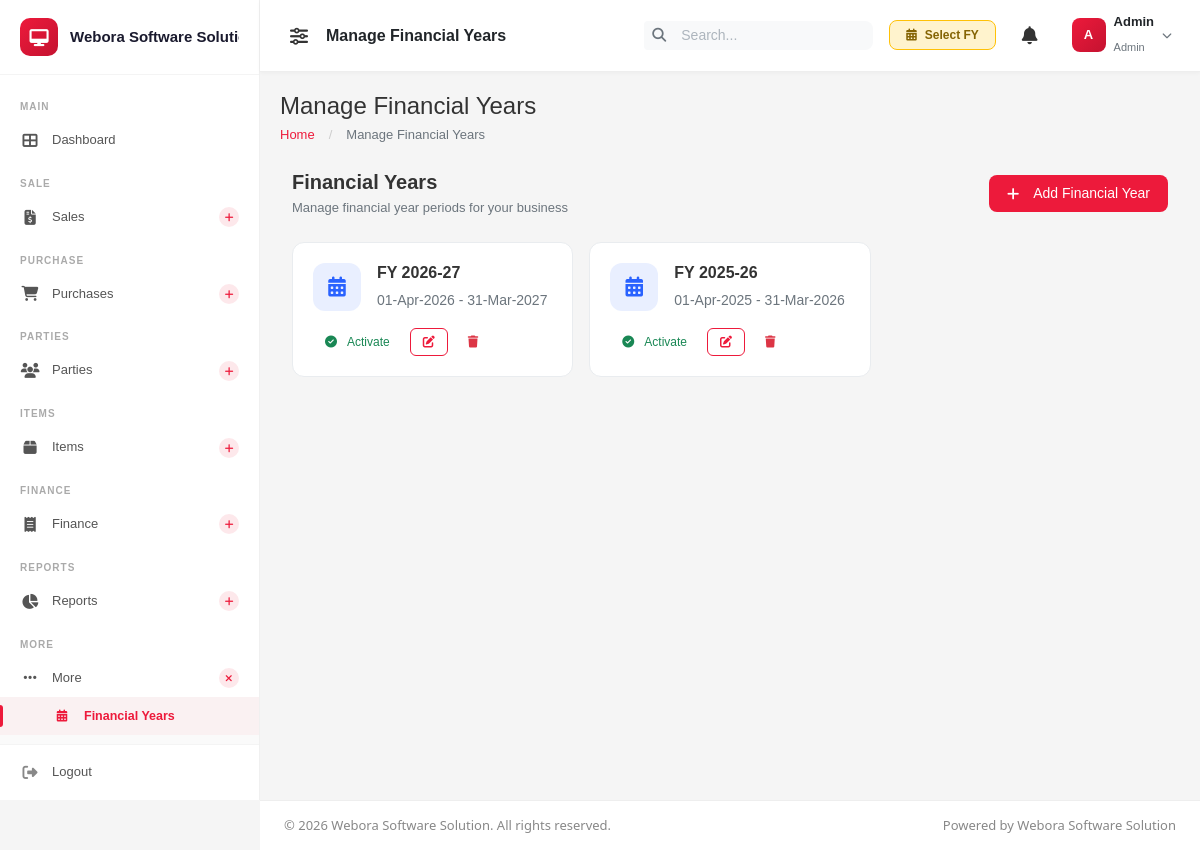
Screenshot of /financial_year_manage.php (signed in) with the database file from the repository.
### tables this page shows
CREATE TABLE `company` (
  `id` int unsigned NOT NULL AUTO_INCREMENT,
  `name` varchar(150) DEFAULT NULL,
  `email` varchar(100) DEFAULT NULL,
  `phone` varchar(20) DEFAULT NULL,
  `address` text,
  `city` varchar(100) DEFAULT NULL,
  `state` varchar(100) DEFAULT NULL,
  `pincode` varchar(10) DEFAULT NULL,
  `gstin` varchar(20) DEFAULT NULL,
  `pan` varchar(20) DEFAULT NULL,
  `logo` varchar(255) DEFAULT NULL,
  `signature` varchar(255) DEFAULT NULL,
  `bank_name` varchar(150) DEFAULT NULL,
  `bank_account` varchar(50) DEFAULT NULL,
  `bank_ifsc` varchar(20) DEFAULT NULL,
  `upi_id` varchar(100) DEFAULT NULL,
  `created_at` timestamp NOT NULL DEFAULT CURRENT_TIMESTAMP,
  PRIMARY KEY (`id`)
);

CREATE TABLE `financial_years` (
  `id` int unsigned NOT NULL AUTO_INCREMENT,
  `name` varchar(50) NOT NULL,
  `start_date` date NOT NULL,
  `end_date` date NOT NULL,
  `is_active` tinyint(1) NOT NULL DEFAULT '0',
  `created_at` timestamp NOT NULL DEFAULT CURRENT_TIMESTAMP,
  `updated_at` timestamp NOT NULL DEFAULT CURRENT_TIMESTAMP ON UPDATE CURRENT_TIMESTAMP,
  PRIMARY KEY (`id`),
  KEY `idx_financial_years_active` (`is_active`),
  KEY `idx_financial_years_dates` (`start_date`,`end_date`)
);

### functions.php (called while the page is built, shortened)
<?php
function h($data) {
    return htmlspecialchars((string)$data, ENT_QUOTES, 'UTF-8');
}
function query($sql, $params = []) {
    global $pdo;
    $stmt = $pdo->prepare($sql);
    $stmt->execute($params);
    return $stmt;
}
function fetch($sql, $params = []) {
    return query($sql, $params)->fetch(PDO::FETCH_ASSOC);
}
function fetchAll($sql, $params = []) {
    return query($sql, $params)->fetchAll(PDO::FETCH_ASSOC);
}
function dateFormatted($date) {
    return date('d-M-Y', strtotime($date));
}
function getCompany() {
    static $cache = null;
    if ($cache === null) {
        $cache = fetch("SELECT * FROM company LIMIT 1");
    }
    return $cache;
}
function isFinancialYearSelected() {
    return isset($_SESSION['fy_id']) && isset($_SESSION['fy_start']) && isset($_SESSION['fy_end']);
}
function getAllFinancialYears() {
    return fetchAll("SELECT * FROM financial_years ORDER BY start_date DESC");
}

### financial_year_manage.php (the view, shortened to what this page needs)
<?php
require_once 'db.php';
require_once 'functions.php';
$financialYears = getAllFinancialYears();
include 'header.php';
?>
<div class="d-flex justify-content-between align-items-center mb-4">
    <div>
        <h5 class="mb-1 fw-bold">Financial Years</h5>
        <p class="text-muted mb-0" style="font-size:13px;">Manage financial year periods for your business</p>
    </div>
    <button class="btn btn-primary" data-bs-toggle="modal" data-bs-target="#addModal">
        <i class="fas fa-plus me-2"></i>Add Financial Year
    </button>
</div>
<div class="row g-3">
    <?php if (empty($financialYears)): ?>
        <div class="col-12">
            <div class="card border-0 shadow-sm">
                <div class="card-body text-center py-5">
                    <i class="fas fa-calendar-times d-block mb-3" style="font-size:48px;color:#ddd;"></i>
                    <h5 class="text-muted">No Financial Years Found</h5>
                    <p class="text-muted mb-3" style="font-size:14px;">Create your first financial year to start tracking transactions.</p>
                    <button class="btn btn-primary" data-bs-toggle="modal" data-bs-target="#addModal">
                        <i class="fas fa-plus me-2"></i>Create Financial Year
                    </button>
                </div>
            </div>
        </div>
    <?php else: ?>
        <?php foreach ($financialYears as $fy): ?>
            <?php $isActive = $activeFY && ($activeFY['id'] == $fy['id']); ?>
            <div class="col-md-6 col-lg-4">
                <div class="fy-card-manage <?= $isActive ? 'is-active' : '' ?>">
                    <div class="d-flex align-items-start gap-3 mb-3">
                        <div class="fy-icon-lg" style="background:<?= $isActive ? 'rgba(40,167,69,0.1)' : 'rgba(41,98,255,0.1)' ?>;color:<?= $isActive ? '#28a745' : '#2962FF' ?>;">
                            <i class="fas fa-calendar-alt"></i>
                        </div>
                        <div class="flex-grow-1">
                            <h6 class="fw-bold mb-1"><?= h($fy['name']) ?></h6>
                            <small class="text-muted"><?= dateFormatted($fy['start_date']) ?> - <?= dateFormatted($fy['end_date']) ?></small>
                        </div>
                    </div>
                    <div class="d-flex gap-2">
                        <?php if (!$isActive): ?>
                            <form method="POST" class="d-inline">
                                <button type="submit" class="btn btn-sm btn-outline-success" title="Set as Active">
                                    <i class="fas fa-check-circle me-1"></i>Activate
                                </button>
                            </form>
                        <?php endif; ?>
                        <button class="btn btn-sm btn-outline-primary" title="Edit" onclick="editFY(<?= (int)$fy['id'] ?>, '<?= h($fy['name']) ?>', '<?= $fy['start_date'] ?>', '<?= $fy['end_date'] ?>')">
                            <i class="fas fa-edit"></i>
                        </button>
                        <?php if (!$isActive): ?>
                            <form method="POST" class="d-inline" onsubmit="return confirm('Are you sure you want to delete this financial year?');">
                                <button type="submit" class="btn btn-sm btn-outline-danger" title="Delete">
                                    <i class="fas fa-trash"></i>
                                </button>
                            </form>
                        <?php endif; ?>
                    </div>
                </div>
            </div>
        <?php endforeach; ?>
    <?php endif; ?>
</div>
<?php include 'footer.php'; ?>

### sidebar.php (shortened to what this page needs)
<?php
$current_page = basename($_SERVER['PHP_SELF']);
$company = getCompany();
$companyName = $company['name'] ?? 'Retail Ready';
?>
<div class="sidebar-wrap" id="sidebar">
    <div class="sidebar-brand">
        <div class="brand-icon"><i class="fas fa-desktop"></i></div>
        <div class="brand-text"><?php echo htmlspecialchars($companyName); ?></div>
    </div>
    <nav class="sidebar-nav">
        <div class="nav-section">Main</div>
        <div class="nav-item<?php echo $current_page === 'dashboard.php' ? ' active' : ''; ?>">
            <a href="dashboard.php"><i class="fas fa-th-large"></i><span>Dashboard</span></a>
        </div>
        <div class="nav-section">Sale</div>
        <div class="nav-item has-sub<?php echo in_array($current_page, ['sales.php','sale_add.php','payment_in.php','sale_return.php']) ? ' open' : ''; ?>">
            <button class="nav-toggle" onclick="toggleSub(this)">
                <i class="fas fa-file-invoice-dollar"></i><span>Sales</span><i class="fas fa-plus toggle-icon" style="font-size:10px;"></i>
            </button>
        </div>
        <div class="nav-section">Purchase</div>
        <div class="nav-item has-sub<?php echo in_array($current_page, ['purchases.php','purchase_add.php','payment_out.php','purchase_return.php']) ? ' open' : ''; ?>">
            <button class="nav-toggle" onclick="toggleSub(this)">
                <i class="fas fa-shopping-cart"></i><span>Purchases</span><i class="fas fa-plus toggle-icon" style="font-size:10px;"></i>
            </button>
        </div>
        <div class="nav-section">Parties</div>
        <div class="nav-item has-sub<?php echo in_array($current_page, ['parties.php','party_add.php']) ? ' open' : ''; ?>">
            <button class="nav-toggle" onclick="toggleSub(this)">
                <i class="fas fa-users"></i><span>Parties</span><i class="fas fa-plus toggle-icon" style="font-size:10px;"></i>
            </button>
        </div>
        <div class="nav-section">Items</div>
        <div class="nav-item has-sub<?php echo in_array($current_page, ['items.php','item_add.php','categories.php','units.php','unit_add.php','stock.php']) ? ' open' : ''; ?>">
            <button class="nav-toggle" onclick="toggleSub(this)">
                <i class="fas fa-box"></i><span>Items</span><i class="fas fa-plus toggle-icon" style="font-size:10px;"></i>
            </button>
        </div>
        <div class="nav-section">Finance</div>
        <div class="nav-item has-sub<?php echo in_array($current_page, ['expenses.php','cash_bank.php']) ? ' open' : ''; ?>">
            <button class="nav-toggle" onclick="toggleSub(this)">
                <i class="fas fa-receipt"></i><span>Finance</span><i class="fas fa-plus toggle-icon" style="font-size:10px;"></i>
            </button>
        </div>
        <div class="nav-section">Reports</div>
        <div class="nav-item has-sub<?php echo in_array($current_page, ['report_sales.php','report_purchase.php','report_profit_loss.php','report_party.php','report_stock.php','report_expense.php','report_daybook.php','report_gst.php']) ? ' open' : ''; ?>">
            <button class="nav-toggle" onclick="toggleSub(this)">
                <i class="fas fa-chart-pie"></i><span>Reports</span><i class="fas fa-plus toggle-icon" style="font-size:10px;"></i>
            </button>
        </div>
        <div class="nav-section">More</div>
        <div class="nav-item has-sub<?php echo in_array($current_page, ['estimates.php','delivery_challans.php','settings.php','backup.php','financial_year_manage.php']) ? ' open' : ''; ?>">
            <button class="nav-toggle" onclick="toggleSub(this)">
                <i class="fas fa-ellipsis-h"></i><span>More</span><i class="fas fa-plus toggle-icon" style="font-size:10px;"></i>
            </button>
            <div class="submenu">
                <div class="nav-item<?php echo $current_page === 'financial_year_manage.php' ? ' active' : ''; ?>">
                    <a href="financial_year_manage.php"><i class="fas fa-calendar-alt"></i><span>Financial Years</span></a>
                </div>
                <div class="nav-item<?php echo $current_page === 'estimates.php' ? ' active' : ''; ?>">
                    <a href="estimates.php"><i class="fas fa-file-contract"></i><span>Estimates</span></a>
                </div>
            </div>
        </div>
    </nav>
    <div class="sidebar-footer-wrap">
        <div class="nav-item">
            <a href="logout.php" title="Logout"><i class="fas fa-sign-out-alt"></i><span>Logout</span></a>
        </div>
    </div>
</div>

### footer.php (shortened to what this page needs)
        </div>
    </div>
        <?php $footerCompany = getCompany(); ?>
        <footer class="footer-bar">
            <div class="d-flex justify-content-between align-items-center">
                <span>&copy; <?php echo date('Y'); ?> <?= h($footerCompany['name'] ?? 'Computer Shop Billing') ?>. All rights reserved.</span>
                <span>Powered by <?= h($footerCompany['name'] ?? 'Computer Shop Billing') ?></span>
            </div>
        </footer>
</body>
</html>

### rows the page displays
company: name "Webora Software…", name "Webora Software Solution"
financial_years: name "FY 2026-27", start_date "01-Apr-2026", end_date "31-Mar-2027"
financial_years: name "FY 2025-26", start_date "01-Apr-2025", end_date "31-Mar-2026"

### other values shown
$pageTitle "Manage Financial Years"
$activeFY['name'] "Select FY"
$initials "A"
$user['full_name'] "Admin"
$user['role'] "Admin"
